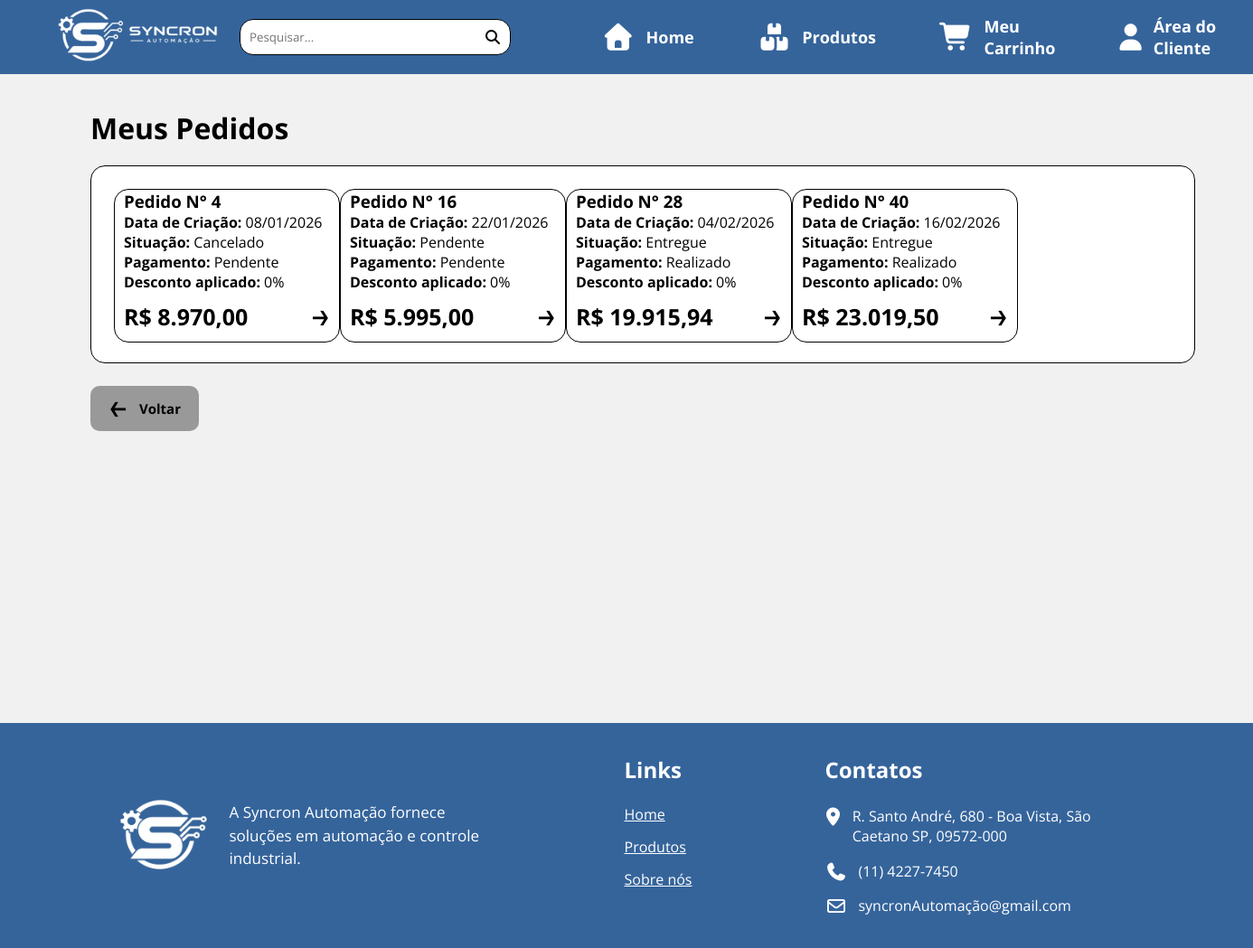
The app's page /pages/ver-pedidos.php (signed in), older data.
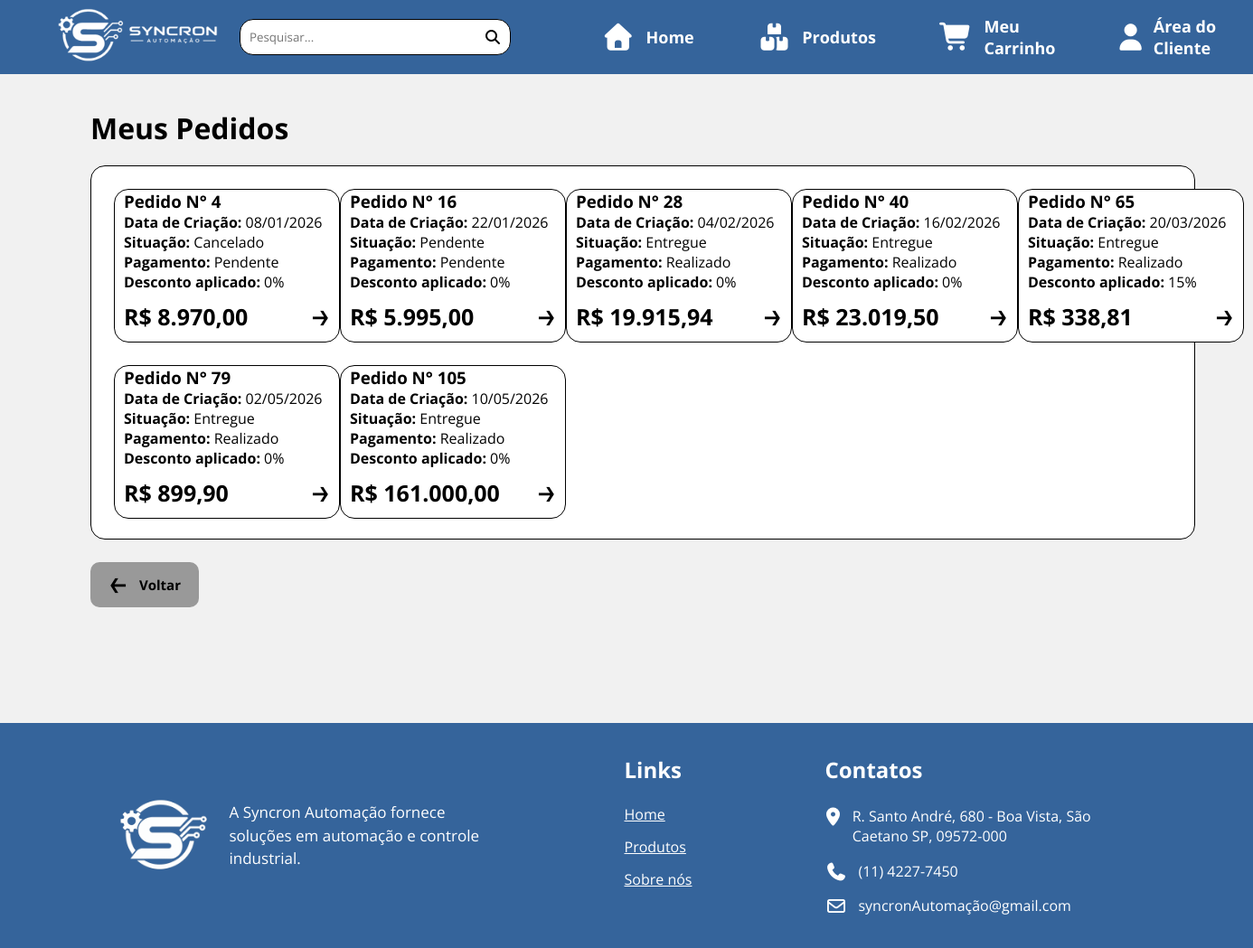
The same page, newer data.
### tables this page shows
CREATE TABLE `pedidos` (
  `id_pedido` int(11) NOT NULL,
  `id_cliente` int(11) NOT NULL,
  `data_pedido` date NOT NULL DEFAULT curdate(),
  `status_pagamento` enum('Pendente','Realizado') NOT NULL,
  `status_geral` enum('Pendente','Em trânsito','Entregue','Cancelado') NOT NULL,
  `desconto_aplicado` int(11) NOT NULL
);

### pages/ver-pedidos.php (the view, shortened to what this page needs)
<?php
require_once "../includes/crud.php";
$id_cliente = $_SESSION['id_cliente'];
?>
<!DOCTYPE html>
<html lang="pt-br">
    <head>
        <?php require_once "../includes/meta-links.php"; ?>
        <link rel="stylesheet" href="../assets/area-cliente.css">
    </head>
    <body>
        <?php include '../includes/header.php'; ?>
        <main class="main-content">
            <div class="top-bar">
                <h1>Meus Pedidos</h1>
            </div>
            <article class="order-back">
                <div class="order-line">
                <?php
                        $sql = "
                            SELECT
                            pedidos.id_pedido,
                                SUM(
                                    itens_pedidos.quantidade_item * itens_pedidos.preco_unitario
                                )
                            AS valor_total,
                            pedidos.data_pedido,
                            pedidos.status_pagamento,
                            pedidos.status_geral,
                            pedidos.desconto_aplicado as desconto
                            FROM pedidos
                            INNER JOIN clientes ON clientes.id_cliente = pedidos.id_cliente
                            INNER JOIN itens_pedidos ON itens_pedidos.id_pedido = pedidos.id_pedido
                            WHERE pedidos.id_cliente = $id_cliente
                            GROUP BY
                                pedidos.id_pedido,
                                pedidos.data_pedido
                        ";
                        $stmt = $pdo->prepare($sql);
                        $stmt->execute();
                        $dados = $stmt->fetchAll(PDO::FETCH_ASSOC);
                        foreach ($dados as $pedido){
                            $data_formatada = (new DateTime($pedido['data_pedido']))->format('d/m/Y');
                            echo '
                                    <div class="order-box">
                                        <div class="margin-order">
                                            <h3>Pedido N° '.$pedido['id_pedido'].'</h3>
                                            <p><b>Data de Criação: </b>'.$data_formatada.'</p>
                                            <p><b>Situação: </b>'.$pedido['status_geral'].'</p>
                                            <p><b>Pagamento: </b>'.$pedido['status_pagamento'].'</p>
                                            <p><b>Desconto aplicado: </b>'.$pedido['desconto'].'%</p>
                                            <div class="inbox-line">
                                                <h4 class="order-price">R$ '.number_format(($pedido['valor_total'] - (($pedido['valor_total'] / 100) * $pedido['desconto'])), 2, ',', '.').'</h4>
                                                <a href="./detalhes-pedido.php?pedido='.$pedido['id_pedido'].'">
                                                    <img src="../img/arrow.png" class="details-arrow">
                                                </a>
                                            </div>
                                        </div>
                                    </div>
                                ';
                        }
                    ?>
                </div>
                <br>
            </article>
                <a href="./area-cliente.php" class="order-return">
                    <img src="../img/arrow3.png" class="return-arrow">
                    <b>Voltar</b>
                </a>
        </main>
        <?php include '../includes/footer.php'; ?>
    </body>
</html>

Row changes from the older to the newer data that the page shows:
added pedidos: id_pedido "65", data_pedido "20/03/2026", status_geral "Entregue", status_pagamento "Realizado", desconto_aplicado "15", desconto "338,81"
added pedidos: id_pedido "79", data_pedido "02/05/2026", status_geral "Entregue", status_pagamento "Realizado", desconto_aplicado "0", desconto "899,90"
added pedidos: id_pedido "105", data_pedido "10/05/2026", status_geral "Entregue", status_pagamento "Realizado", desconto_aplicado "0", desconto "161.000,00"
